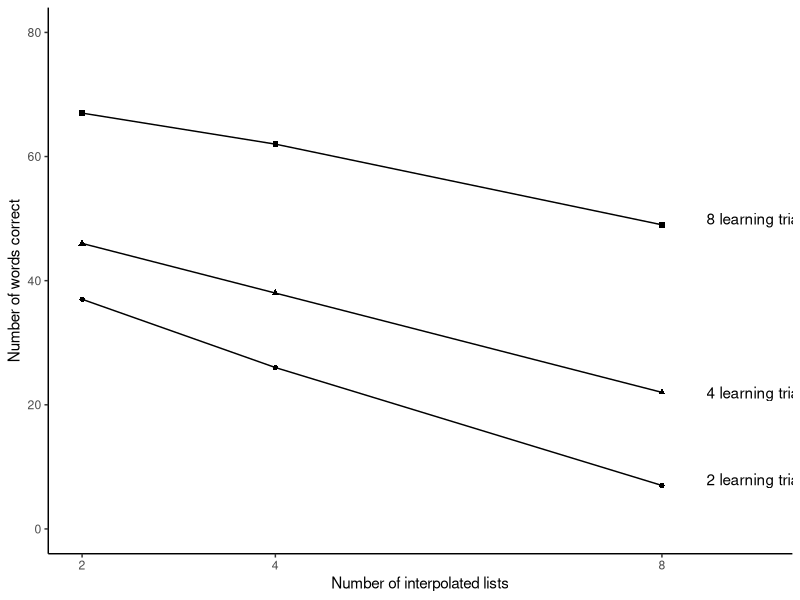
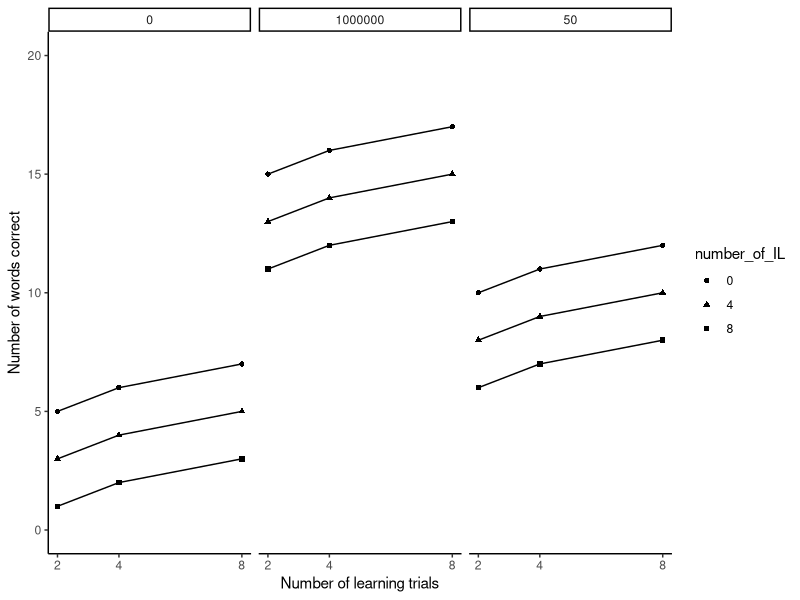

These figures' R source, in order:
## ---- chunk 1
install.packages("knitr")
knitr::opts_chunk$set(echo = TRUE)

library(ggplot2)
library(tibble)
## ---- chunk 2
slamecka_design <- tibble(number_of_learning_trials = rep(c(2,4,8), each=6),
                          number_of_IL = rep(rep(c(2,4,8), 2), 3),
                          subjects = 1:18,
                          recall = c(35,21,6,
                                   39,31,8,
                                   40,34,18,
                                   52,42,26,
                                   61,58,46,
                                   73,66,52
                                   )
                          )
## ---- chunk 3
slamecka_design$number_of_learning_trials = as.factor(slamecka_design$number_of_learning_trials )
ggplot(slamecka_design,aes(x = number_of_IL,
                           group = number_of_learning_trials,
                           y = recall, shape = number_of_learning_trials))+
  geom_line(stat = "summary", fun = "mean")+
  geom_point(stat = "summary", fun = "mean")+
  theme_classic()+
  theme(legend.position ="none")+
  scale_y_continuous(name = "Number of words correct", breaks = seq(0, 80, 20), limits = c(0,80))+
  scale_x_continuous(name = "Number of interpolated lists", breaks = c(2,4,8))+
  mapply(annotate, "text", x = 9, y = c(8,22,50), label = c("2 learning trials", "4 learning trials", "8 learning trials"))
## ---- chunk 4

slamecka_design <- tibble(number_of_learning_trials = rep(c(2,4,8), each=6),
                          number_of_IL = rep(rep(c(2,4,8), 2), 3),
                          subjects = 1:18,
                          recall = c(35,21,6,
                                   39,31,8,
                                   40,34,18,
                                   52,42,26,
                                   61,58,46,
                                   73,66,52
                                   )
                          )

new_data <- tibble(reward = rep(c("0", "50", "1000000"), each = 9),
                   practice = rep(rep(c(2,4,8), each = 3),3),
                   number_of_IL  = as.factor(rep(c(0,4,8),9)),
                   recall = c(5,3,1,
                              6,4,2,
                              7,5,3,
                              10,8,6,
                              11,9,7,
                              12,10,8,
                              15,13,11,
                              16,14,12,
                              17,15,13
                              )
                   )

ggplot(new_data,aes(x=practice,
                    group = number_of_IL,
                    y=recall,
                    shape=number_of_IL))+
  geom_line()+
  geom_point()+
  theme_classic()+
  scale_y_continuous(name = "Number of words correct", breaks=c(0,5,10,15,20), limits=c(0,20))+
  scale_x_continuous(name = "Number of learning trials", breaks=c(2,4,8))+
  facet_wrap(~reward)
